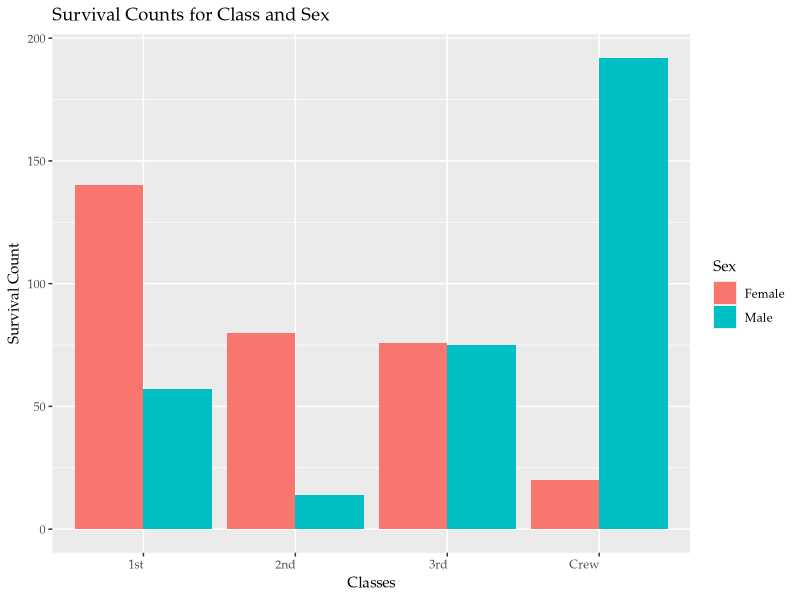
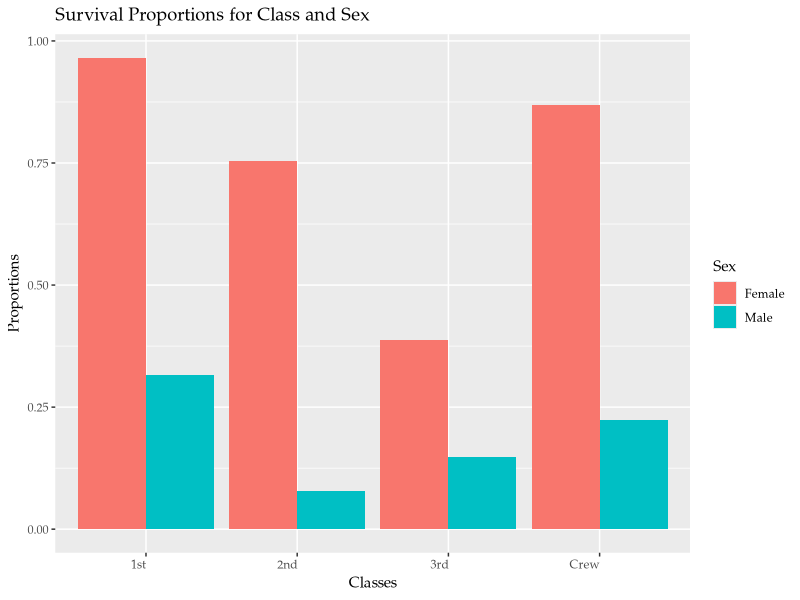
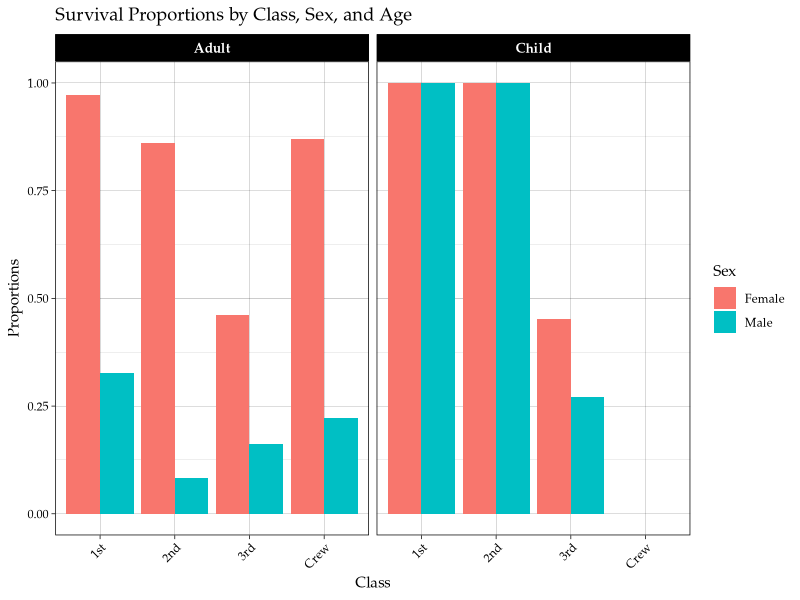

Source code (R) for these figures, in order:
## ---- chunk 1
library(tidyverse)

df_titanic <- as_tibble(Titanic)
## ---- chunk 2
## TASK: Perform a `glimpse` of df_titanic
glimpse(df_titanic)
## ---- chunk 3
## TASK: Perform a `glimpse` of df_titanic
df_titanic
## ---- chunk 4
# More exploration
df_titanic$n %>% range()

df_titanic %>%
  select(where(is.character)) %>%
  summarise(across(everything(), ~ paste(unique(.), collapse = ", ")))
## ---- chunk 5
## NOTE: No need to edit! We'll cover how to
## do this calculation in a later exercise.
df_titanic %>% summarize(total = sum(n))
## ---- chunk 6
## TASK: Visualize counts against `Class` and `Sex`

df_titanic %>% filter(Survived == "Yes") %>% 
  ggplot(aes(x = Class, y = n, fill=Sex)) +
  geom_col(position="dodge")+
  theme(
    text=element_text(family="Palatino"),
    axis.text.x = element_text(angle = 0, hjust = 1),  # Rotate x-axis labels
    strip.text = element_text(size = 10, face = "bold") # Style facet titles
  ) +
  labs(
    title = "Survival Counts for Class and Sex",
    x = "Classes",
    y = "Survival Count"
  )
## ---- chunk 7
## NOTE: No need to edit! We'll cover how to
## do this calculation in a later exercise.
df_prop <-
  df_titanic %>%
  group_by(Class, Sex, Age) %>%
  mutate(
    Total = sum(n),
    Prop = n / Total
  ) %>%
  ungroup()
df_prop
## ---- chunk 8

df_titanic %>%
  group_by(Class, Sex) %>%
  mutate(
    Total = sum(n),
  ) %>% 
  ungroup() %>% 
  filter(Survived == "Yes") %>%
  mutate(
    Prop = n / Total
  ) %>%
  ggplot(aes(x = Class, y = Prop, fill = Sex)) +
  geom_col(position = "dodge") +
  theme(
    text = element_text(family = "Palatino"),
    axis.text.x = element_text(angle = 0, hjust = 1),
    strip.text = element_text(size = 10, face = "bold")
  ) +
  labs(
    title = "Survival Proportions for Class and Sex",
    x = "Classes",
    y = "Proportions"
  )

## ---- chunk 9
df_titanic %>%
  group_by(Class, Sex, Age) %>%
  mutate(
    Total = sum(n),
  ) %>% 
  ungroup() %>% 
  filter(Survived == "Yes") %>%
  mutate(
    Prop = n / Total
  ) %>%
  ggplot(aes(x = factor(Class), y = Prop, fill = Sex)) +
  geom_bar(stat = "identity", position = "dodge") +
  labs(
    title = "Survival Proportions by Class, Sex, and Age",
    x = "Class",
    y = "Proportions"
  ) +
  facet_grid(~ Age) +  # Faceting by Age to see proportions by different age groups
  theme_linedraw() +
  theme(
    text = element_text(family = "Palatino"),
    axis.text.x = element_text(angle = 45, hjust = 1),  # Rotate x-axis labels
    strip.text = element_text(size = 10, face = "bold")  # Style facet titles
  )

